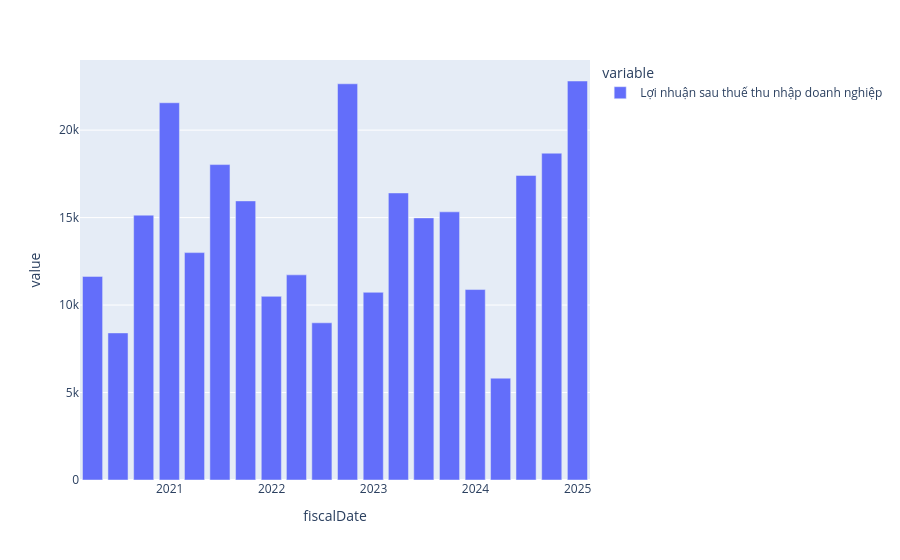

Notebook code for this chart:
### Code cell
px.bar(revni_bds[NI])

### Figure 1 — Plotly figure (JSON) as saved in the notebook; plotly's stock layout.template omitted (floating-point values rounded to 4 significant figures)
{"data": [{"hovertemplate": "variable=Lợi nhuận sau thuế thu nhập doanh nghiệp<br>fiscalDate=%{x}<br>value=%{y}<extra></extra>", "legendgroup": "Lợi nhuận sau thuế thu nhập doanh nghiệp", "marker": {"color": "#636efa", "pattern": {"shape": ""}}, "name": "Lợi nhuận sau thuế thu nhập doanh nghiệp", "orientation": "v", "showlegend": true, "textposition": "auto", "type": "bar", "x": ["2020-03-31T00:00:00.000000000", "2020-06-30T00:00:00.000000000", "2020-09-30T00:00:00.000000000", "2020-12-31T00:00:00.000000000", "2021-03-31T00:00:00.000000000", "2021-06-30T00:00:00.000000000", "2021-09-30T00:00:00.000000000", "2021-12-31T00:00:00.000000000", "2022-03-31T00:00:00.000000000", "2022-06-30T00:00:00.000000000", "2022-09-30T00:00:00.000000000", "2022-12-31T00:00:00.000000000", "2023-03-31T00:00:00.000000000", "2023-06-30T00:00:00.000000000", "2023-09-30T00:00:00.000000000", "2023-12-31T00:00:00.000000000", "2024-03-31T00:00:00.000000000", "2024-06-30T00:00:00.000000000", "2024-09-30T00:00:00.000000000", "2024-12-31T00:00:00.000000000"], "xaxis": "x", "y": [11640.0, 8408.0, 15140.0, 21560.0, 13000.0, 18030.0, 15950.0, 10500.0, 11730.0, 8986.0, 22650.0, 10730.0, 16410.0, 14980.0, 15330.0, 10890.0, 5821.0, 17410.0, 18680.0, 22810.0], "yaxis": "y"}], "layout": {"barmode": "relative", "legend": {"title": {"text": "variable"}, "tracegroupgap": 0}, "margin": {"t": 60}, "xaxis": {"anchor": "y", "domain": [0, 1], "title": {"text": "fiscalDate"}}, "yaxis": {"anchor": "x", "domain": [0, 1], "title": {"text": "value"}}}}
